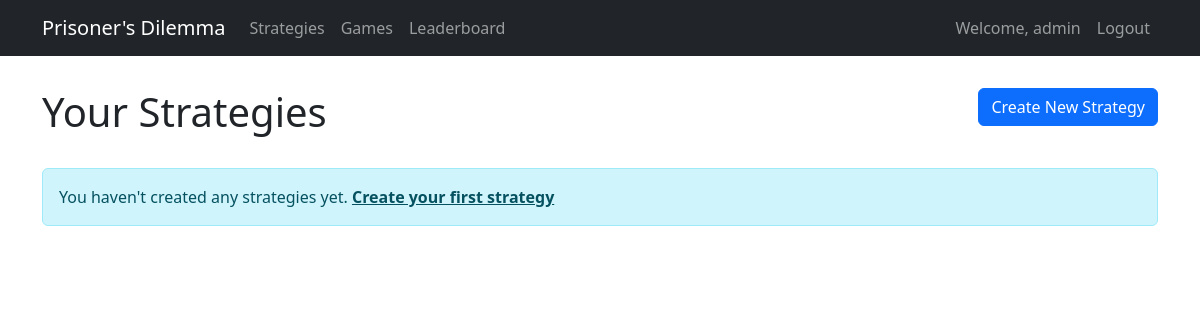
Page /strategies/ (signed in) on the earlier database version.
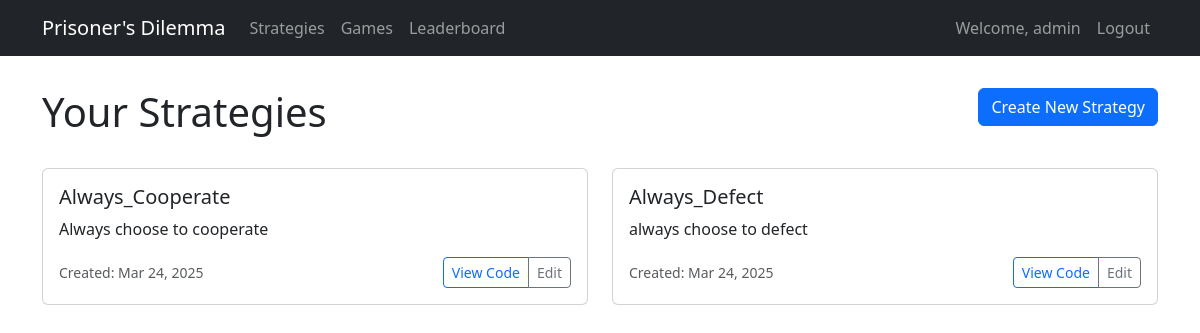
Same page on the later database version.
### dilemma_game/models.py (models this page shows, shortened)
class Strategy(models.Model):
    name = models.CharField(max_length=100)
    description = models.TextField()
    code = models.TextField()
    created_by = models.ForeignKey(User, on_delete=models.CASCADE)
    created_at = models.DateTimeField(auto_now_add=True)
    updated_at = models.DateTimeField(auto_now=True)

### dilemma_game/views.py (the view)
# urls.py: path('strategies/', StrategyListView.as_view(), name='strategy_list'),
class StrategyListView(LoginRequiredMixin, ListView):
    model = Strategy
    template_name = 'dilemma_game/strategy_list.html'
    context_object_name = 'strategies'
    def get_queryset(self):
        return Strategy.objects.filter(created_by=self.request.user)

### dilemma_game/templates/dilemma_game/strategy_list.html (shortened to what this page needs)
{% extends 'dilemma_game/base.html' %}
{% block content %}
<div class="row mb-4">
    <div class="col-md-8">
        <h1>Your Strategies</h1>
    </div>
    <div class="col-md-4 text-end">
        <a href="{% url 'strategy_create' %}" class="btn btn-primary">
            Create New Strategy
        </a>
    </div>
</div>
<div class="row">
    {% if strategies %}
    {% for strategy in strategies %}
    <div class="col-md-6">
        <div class="card strategy-card">
            <div class="card-body">
                <h5 class="card-title">{{ strategy.name }}</h5>
                <p class="card-text">{{ strategy.description }}</p>
                <div class="d-flex justify-content-between align-items-center">
                    <small class="text-muted">Created: {{ strategy.created_at|date:"M d, Y" }}</small>
                    <div class="btn-group">
                        <button class="btn btn-sm btn-outline-primary" data-bs-toggle="collapse"
                            data-bs-target="#code-{{ strategy.id }}">
                            View Code
                        </button>
                        <a href="{% url 'strategy_edit' strategy.id %}" class="btn btn-sm btn-outline-secondary">
                            Edit
                        </a>
                    </div>
                </div>
            </div>
        </div>
    </div>
    {% endfor %}
    {% else %}
    <div class="col-12">
        <div class="alert alert-info">
            You haven't created any strategies yet.
            <a href="{% url 'strategy_create' %}" class="alert-link">Create your first strategy</a>
        </div>
    </div>
    {% endif %}
</div>
{% endblock %}

Differences in the rows shown:
added Strategy: name "Always_Cooperate", description "Always choose to cooperate", created_at "Mar 24, 2025"
added Strategy: name "Always_Defect", description "always choose to defect", created_at "Mar 24, 2025"
Other differences:
text no longer shown: "You haven't created any strategies yet. Create your first strategy"
